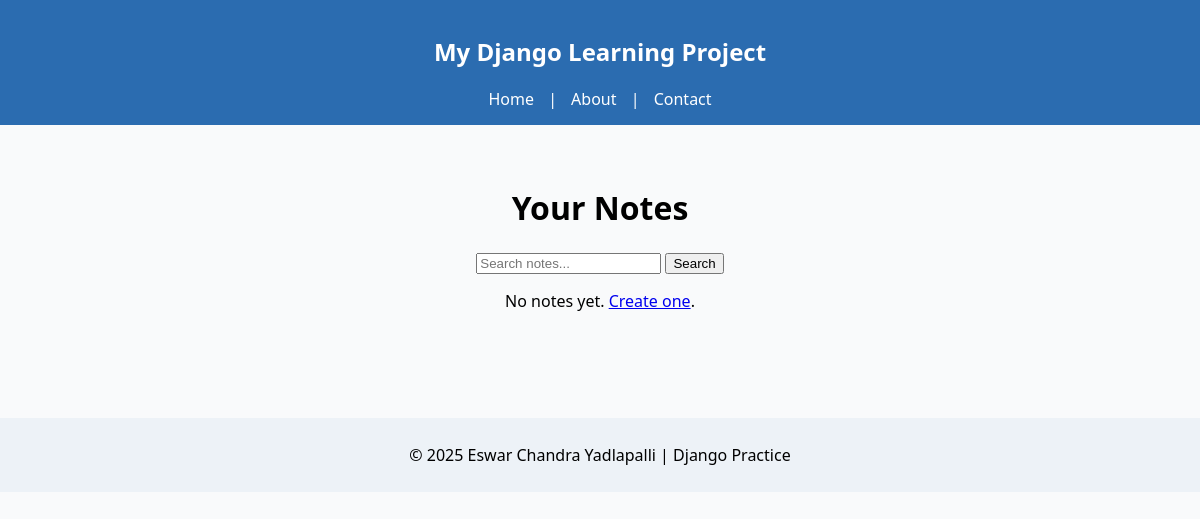
/notes/ (signed in), run on an earlier commit of the app's database.
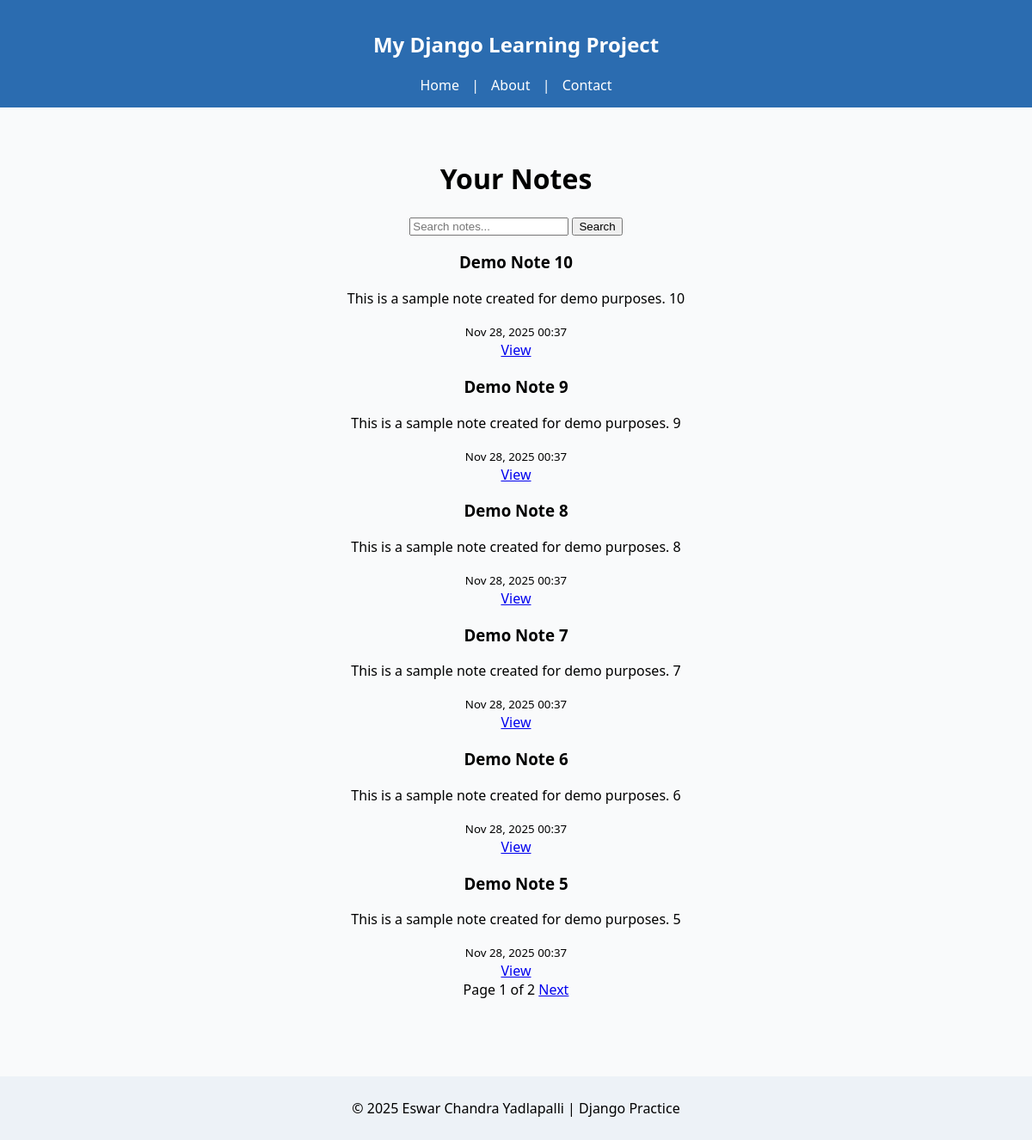
And on a later commit of the database.
### Notes_APP/models.py (models this page shows, shortened)
class Note(models.Model):
    title = models.CharField(max_length=150)
    description = models.TextField()
    owner = models.ForeignKey(User, on_delete=models.CASCADE, related_name='notes')
    is_favorite = models.BooleanField(default=False)
    created_at = models.DateTimeField(auto_now_add=True)
    updated_at = models.DateTimeField(auto_now=True)
    class Meta:
        ordering = ['-created_at']
        permissions = [
            ("view_all_notes", "Can view all notes"),
        ]

### Notes_APP/views.py (the view)
# urls.py: path('', views.NoteListView.as_view(), name='list'),
class NoteListView(LoginRequiredMixin, ListView):
    model = Note
    template_name = 'Notes_APP/note_list.html'
    context_object_name = 'notes'
    paginate_by = 6
    login_url = '/accounts/login/'
    def get_queryset(self):
        qs = Note.objects.filter(owner=self.request.user)
        q = self.request.GET.get('q')
        if q:
            qs = qs.filter(Q(title__icontains=q) | Q(description__icontains=q))
        if self.request.user.has_perm('Notes_APP.view_all_notes'):
            qs = Note.objects.all().order_by('-created_at')
        return qs

### Notes_APP/templates/Notes_APP/note_list.html (shortened to what this page needs)
{% extends 'base.html' %}
{% block content %}
<h1>Your Notes</h1>
<form method="get" class="search-form">
  <input type="text" name="q" placeholder="Search notes..." value="{{ request.GET.q }}">
  <button type="submit">Search</button>
</form>
<div class="grid">
  {% for note in notes %}
    <article class="card">
      <h3>{{ note.title|truncatechars:40 }}</h3>
      <p class="muted">{{ note.description|truncatechars:120 }}</p>
      <div class="meta">
        <small>{{ note.created_at|date:"M d, Y H:i" }}</small>
        <div class="actions">
          <a class="link" href="{% url 'notes:detail' note.pk %}">View</a>
        </div>
      </div>
    </article>
  {% empty %}
    <p>No notes yet. <a href="{% url 'notes:create' %}">Create one</a>.</p>
  {% endfor %}
</div>
<div class="pagination">
  {% if is_paginated %}
    <span>Page {{ page_obj.number }} of {{ page_obj.paginator.num_pages }}</span>
    {% if page_obj.has_next %}
      <a href="?page={{ page_obj.next_page_number }}{% if request.GET.q %}&q={{ request.GET.q }}{% endif %}">Next</a>
    {% endif %}
  {% endif %}
</div>
{% endblock %}

What changed in the data, as far as the page shows it:
added Note: title "Demo Note 10", description "This is a sample note created for demo purposes. 10", created_at "Nov 28, 2025 00:37"
added Note: title "Demo Note 9", description "This is a sample note created for demo purposes. 9", created_at "Nov 28, 2025 00:37"
added Note: title "Demo Note 8", description "This is a sample note created for demo purposes. 8", created_at "Nov 28, 2025 00:37"
added Note: title "Demo Note 7", description "This is a sample note created for demo purposes. 7", created_at "Nov 28, 2025 00:37"
added Note: title "Demo Note 6", description "This is a sample note created for demo purposes. 6", created_at "Nov 28, 2025 00:37"
added Note: title "Demo Note 5", description "This is a sample note created for demo purposes. 5", created_at "Nov 28, 2025 00:37"
Also different on the page:
{{ page_obj.number }}: (not shown) → "1"
{{ page_obj.paginator.num_pages }}: (not shown) → "2"
text no longer shown: "No notes yet. Create one ."
text now shown: "Page of Next"
